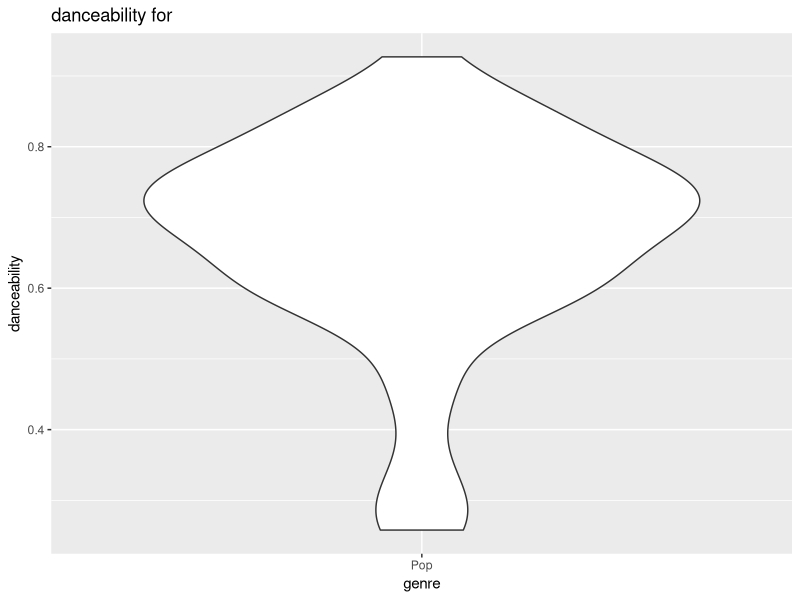

Reproduce this figure in R.
#Script for violin plot
# What is the distribution for speechiness(measure of spoken words) in the most popular genre(pop)?
# speechiness and instrumentalness are both continuous variables
library("ggplot2") 
library("dplyr")

# chart <- function(dataset) {
#   dataset <- as.data.frame(dataset)
#   ggplot(dataset, aes(x= genre, y= speechiness)) +
#   geom_violin() +
#   labs( title = "Speechiness vs Most Popular Genre",
#         x= "Genre",
#         y = "Speechiness"
#   )x
# }

library("ggplot2") 
library("dplyr")
spotify_data_2017_2018 <- read.csv("data/2018_2017_combined.csv", 
                                   stringsAsFactors = F)
violin_plot_data <- spotify_data_2017_2018 %>%
  filter(genre == "Pop")

ggplot(data = violin_plot_data, aes (x= genre, 
                                     y= danceability))+
  geom_violin() +
  labs( title = paste("danceability", " for ",  sep = ""),
        x= "genre",
        y = "danceability")